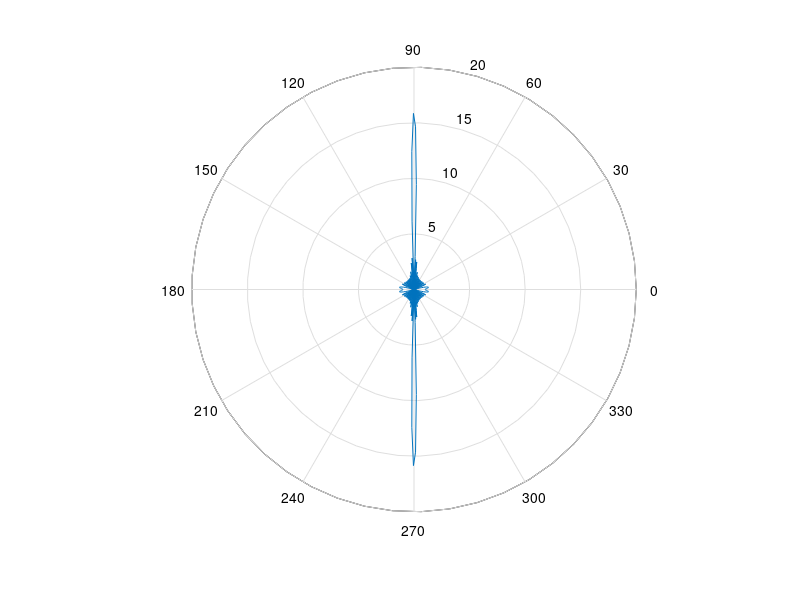

The MATLAB source for this figure: (Note: this script raises an error after producing the figure.)
%% Background
% I have come up with an algorithm to compensate subarrays of a large Van
% Atta array to create retrodirectivity. I have come up with a method to
% analyze beam parameters of the large array based on error in
% compenstation value. This code is an attempt to demonstrate that

clear all 
close all
clc
% Define angles for plotting of patterns
theta = linspace(0,2*pi,500);
phi = linspace(0,2*pi,500);
% Define parameters of incident wave
fo = 79e9;
c = 2.99792458e8;                                           % frequency of 
lamda = c/fo;                                               % free space wavelength
d = 0.8*lamda;                                              % element seperation
theta_i = pi/4;                                             % incident angle on array
%i_phi = 2*pi/lamda*d*cos(theta);                            % relative incident phases
M = 4;                                                      % Number of subarray
N = 4;                                                      % Number of elements per sub array
% for every elemt

%delta_phi_1 = N*(M-1)*i_phi;                                % Compensation values for farthest array
%delta_phi = linspace(N*i_phi,delta_phi_1,M/2);              % Vector of compensation values for each subarray  
%i_phi_vector = 0:-i_phi:-(M*N-1)*i_phi;                     % relative incident phases for all elements
%i_phi_vector = wrapTo2Pi(i_phi_vector);                         % normalize to 2*pi rad 

%% Prior to compensating analysis
% Plot AF for each array
% Plot total AF assuming van atta
close all
clc
for n = 0:N*M-1
    for i = 1:size(theta,2)
        AF_values(n+1,i) = exp(-1i*n*2*pi/lamda*d*cos(theta(i)));
    end
end

%AF_values_mag = abs(AF_values);
AF_total = sum(AF_values(1:16,:));
AF_element1 = sum(AF_values(1:4,:));
AF_element2 = sum(AF_values(5:8,:));
AF_element3 = sum(AF_values(9:12,:));
AF_element4 = sum(AF_values(13:16,:));
figure(1)
polar(theta, AF_total);
%% 
close all 
clc
for n = 0:N*M-1
    for i = 1:size(theta,2)
        i_phi(n+1,i) = n*2*pi/lamda*d*cos(theta(i));
    end
end
% Now I need to split i_phi in a cell with MxN elements each with
% size(theta) entries
[i_phi_sub] = elementphases(M,N,theta,i_phi);
i_phi_sub1 = i_phi_sub(1);
i_phi_sub1 = cell2mat(i_phi_sub1);
% Calculate AF for each sub matrix
for n = 0:N-1
for i = 1:size(theta,2)
    AF_1(n+1,i) = exp(-1i*i_phi_sub1(n+1,i));
end
end
AF_sub1 = sum(AF_1(1:4,:));
figure(1)
polar(theta, AF_sub1);

%%
AF_total = [AF_element1; AF_element2; AF_element3; AF_element4];
for i = 1:M
    figure(1)
    polar(theta, AF_total(i,:));
    legend('Subarray 1','Subarray 2','Subarray 3','Subarray 4')
    title('Figure 5: 4 Element Half-Wave Dipole Array Pattern H Plane');
    hold on
end

hold off

%% Plot compensated total AF
% Note the direction should be the same as array 1 but with a thinner
% beamwidth

%% Plot compensated total AF vs Different error values
delta_phi_e = 0.3*i_phi;                                    % relative error in compensation.. picked semi arbitraly








